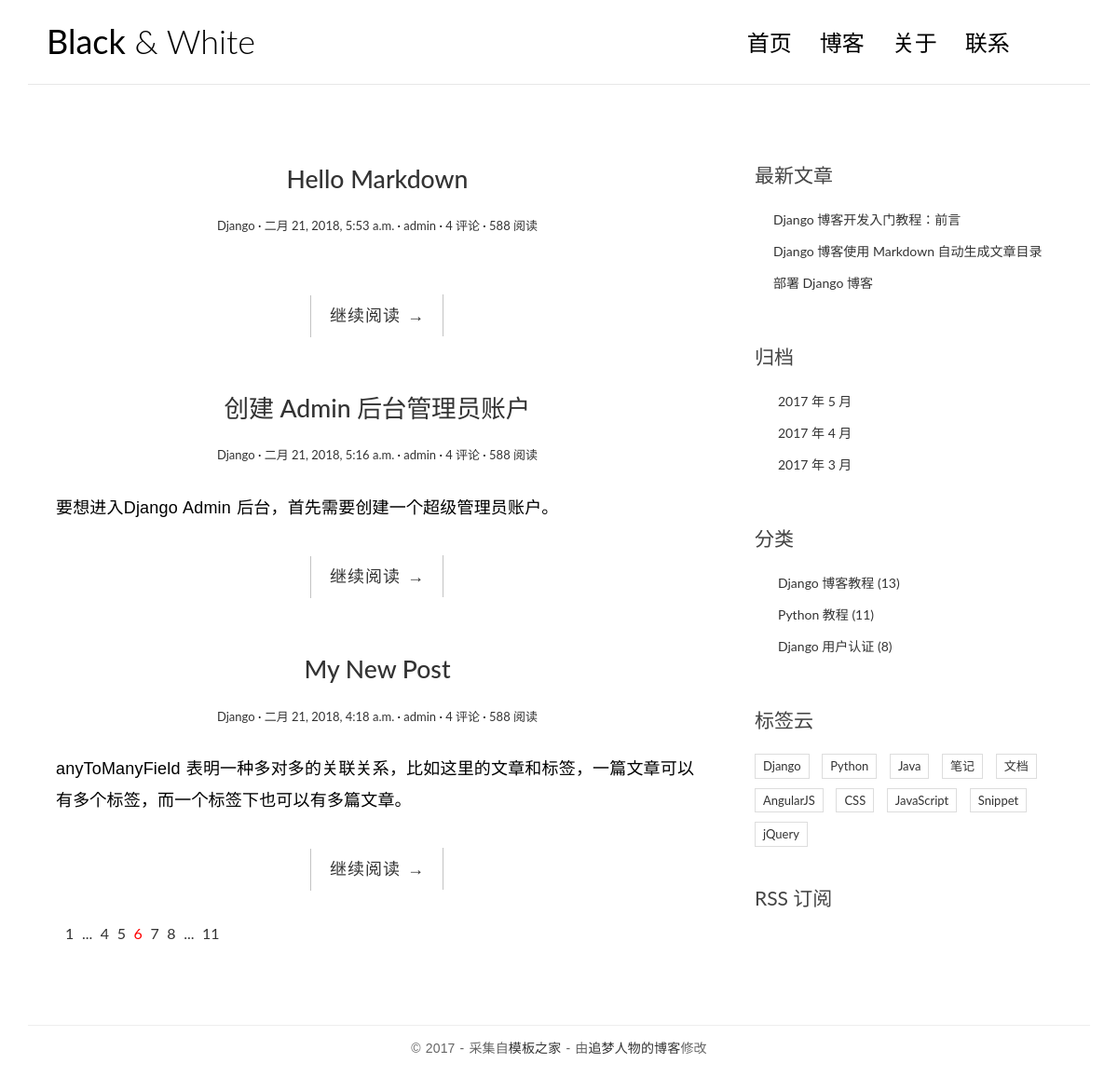
The page / on the database its author committed.
### blog/models.py (models this page shows, shortened)
class Post(models.Model):
    title = models.CharField(max_length=70)
    body = models.TextField(default="")
    created_time = models.DateTimeField(auto_now=True)
    modified_time = models.DateTimeField(auto_now=True)
    excerpt = models.CharField(max_length=200, blank=True)
    category = models.ForeignKey('Category', on_delete=models.CASCADE, null=True)
    tag = models.ManyToManyField('Tag', blank=True)
    author = models.ForeignKey('auth.User', on_delete=models.CASCADE)

class Category(models.Model):
    name = models.CharField(max_length=100)

### blog/views.py (the view)
# urls.py: path('', views.index, name='index'),
def index(request):
    post_list = Post.objects.all().order_by('-created_time')
    return render(request, 'blog/index.html', context={'post_list': post_list})

### templates/blog/index.html
{% extends 'base.html' %}
{% block main %}
    {% for post in post_list %}
        <article class="post post-{{ post.pk }}">
            <header class="entry-header">
                <h1 class="entry-title">
                    <a href="{{ post.get_absolute_url }}">{{ post.title }}</a>
                </h1>
                <div class="entry-meta">
                    <span class="post-category"><a href="#">{{ post.category.name }}</a></span>
                    <span class="post-date"><a href="#"><time class="entry-date"
                                                              datetime="{{ post.created_time }}">{{ post.created_time }}</time></a></span>
                    <span class="post-author"><a href="#">{{ post.author }}</a></span>
                    <span class="comments-link"><a href="#">4 评论</a></span>
                    <span class="views-count"><a href="#">588 阅读</a></span>
                </div>
            </header>
            <div class="entry-content clearfix">
                <p>{{ post.excerpt }}</p>
                <div class="read-more cl-effect-14">
                    <a href="{{ post.get_absolute_url }}" class="more-link">继续阅读 <span class="meta-nav">→</span></a>
                </div>
            </div>
        </article>
    {% empty %}
        <div class="no-post">暂时还没有发布的文章！</div>
    {% endfor %}
    <div class="pagination">
        <ul>
            <li><a href="">1</a></li>
            <li><a href="">...</a></li>
            <li><a href="">4</a></li>
            <li><a href="">5</a></li>
            <li class="current"><a href="">6</a></li>
            <li><a href="">7</a></li>
            <li><a href="">8</a></li>
            <li><a href="">...</a></li>
            <li><a href="">11</a></li>
        </ul>
    </div>
{% endblock main %}

### templates/base.html (shortened to what this page needs)
{% load staticfiles %}
<!DOCTYPE html>
<html>
<head>
    <link rel="stylesheet" href="http://code.ionicframework.com/ionicons/2.0.1/css/ionicons.min.css">
    <link rel="stylesheet" href="{% static 'blog/css/bootstrap.min.css' %}">
    <link rel="stylesheet" href="{% static 'blog/css/pace.css' %}">
    <link rel="stylesheet" href="{% static 'blog/css/custom.css' %}">
    <link rel="stylesheet" href="{% static 'blog/css/highlights/github.css' %}">
</head>
<body>
<div class="container">
    <header id="site-header">
        <div class="row">
            <div class="col-md-4 col-sm-5 col-xs-8">
                <div class="logo">
                    <h1><a href="index.html"><b>Black</b> &amp; White</a></h1>
                </div>
            </div>
            <div class="col-md-8 col-sm-7 col-xs-4">
                <nav class="main-nav" role="navigation">
                    <div class="collapse navbar-collapse" id="bs-example-navbar-collapse-1">
                        <ul class="nav navbar-nav navbar-right">
                            <li class="cl-effect-11"><a href="index.html" data-hover="首页">首页</a></li>
                            <li class="cl-effect-11"><a href="full-width.html" data-hover="博客">博客</a></li>
                            <li class="cl-effect-11"><a href="about.html" data-hover="关于">关于</a></li>
                            <li class="cl-effect-11"><a href="contact.html" data-hover="联系">联系</a></li>
                        </ul>
                    </div>
                </nav>
            </div>
        </div>
    </header>
</div>
<div class="content-body">
    <div class="container">
        <div class="row">
            <main class="col-md-8">
                {% block main %}
                {% endblock main %}
            </main>
            <aside class="col-md-4">
                <div class="widget widget-recent-posts">
                    <h3 class="widget-title">最新文章</h3>
                    <ul>
                        <li>
                            <a href="#">Django 博客开发入门教程：前言</a>
                        </li>
                        <li>
                            <a href="#">Django 博客使用 Markdown 自动生成文章目录</a>
                        </li>
                        <li>
                            <a href="#">部署 Django 博客</a>
                        </li>
                    </ul>
                </div>
                <div class="widget widget-archives">
                    <h3 class="widget-title">归档</h3>
                    <ul>
                        <li>
                            <a href="#">2017 年 5 月</a>
                        </li>
                        <li>
                            <a href="#">2017 年 4 月</a>
                        </li>
                        <li>
                            <a href="#">2017 年 3 月</a>
                        </li>
                    </ul>
                </div>
                <div class="widget widget-category">
                    <h3 class="widget-title">分类</h3>
                    <ul>
                        <li>
                            <a href="#">Django 博客教程 <span class="post-count">(13)</span></a>
                        </li>
                        <li>
                            <a href="#">Python 教程 <span class="post-count">(11)</span></a>
                        </li>
                        <li>
                            <a href="#">Django 用户认证 <span class="post-count">(8)</span></a>
                        </li>
                    </ul>
                </div>
                <div class="widget widget-tag-cloud">
                    <h3 class="widget-title">标签云</h3>
                    <ul>
                        <li>
                            <a href="#">Django</a>
                        </li>
                        <li>
                            <a href="#">Python</a>
                        </li>
                        <li>
                            <a href="#">Java</a>
                        </li>
                        <li>
                            <a href="#">笔记</a>
                        </li>
                        <li>
                            <a href="#">文档</a>
                        </li>
                        <li>
                            <a href="#">AngularJS</a>
                        </li>
                        <li>
                            <a href="#">CSS</a>
                        </li>
                        <li>
                            <a href="#">JavaScript</a>
                        </li>
                        <li>
                            <a href="#">Snippet</a>
                        </li>
                        <li>
                            <a href="#">jQuery</a>
                        </li>
                    </ul>
                </div>
                <div class="rss">
                    <a href=""> RSS 订阅</a>
                </div>
            </aside>
        </div>
    </div>
</div>
<footer id="site-footer">
    <div class="container">
        <div class="row">
            <div class="col-md-12">
                <p class="copyright">&copy 2017 - 采集自<a href="http://www.cssmoban.com/"
                                                        target="_blank" title="模板之家">模板之家</a>
                    - 由<a href="http://zmrenwu.com/" title="网页模板" target="_blank">追梦人物的博客</a>修改
                </p>
            </div>
        </div>
    </div>
</footer>
</body>
</html>

### blog/static/blog/css/custom.css (style rules this page uses)
* { outline: none; }
h1, h2, h3, h4, h5, h6 { margin-top: 0; }
b { font-weight: 400; }
a { color: #333; }
body { color: #444; font-family: 'Lato', sans-serif; }
p { font-family: 'Ubuntu', sans-serif; font-weight: 400; word-spacing: 1px; letter-spacing: 0.01em; }
#site-header { background-color: #FFF; padding: 25px 20px; margin-bottom: 40px; border-bottom: 1px solid #e7e7e7; }
.logo h1 a { color: #000; }
.logo h1 { margin: 0; font-family: 'Lato', sans-serif; font-weight: 300; }
.main-nav { margin-top: 11px; max-width: 95%; }
.main-nav a { color: #000000 !important; padding: 0 0 5px 0 !important; margin-right: 30px; font-family: 'Lato', sans-serif; font-weight: 300; font-size: 24px; }
.cl-effect-11 a { padding: 10px 0; color: #0972b4; text-shadow: none; }
.cl-effect-11 a::before { position: absolute; top: 0; left: 0; overflow: hidden; padding: 0 0 5px 0 !important; max-width: 0; border-bottom: 1px solid #000; color: #000; content: attr(data-hover); white-space: nowrap; -webkit-transition: max-width 0.5s; -moz-transition: max-width 0.5s; transition: max-width 0.5s; }
.content-body { padding-bottom: 4em; }
.post { background: #fff; padding: 30px 30px 0; }
.entry-title { text-align: center; font-size: 1.9em; margin-bottom: 20px; line-height: 1.6; padding: 10px 20px 0; }
.entry-meta { text-align: center; color: #DDDDDD; font-size: 13px; margin-bottom: 30px; }
.entry-content { font-size: 18px; line-height: 1.9; font-weight: 300; color: #000; }
.post-category::after, .post-date::after, .post-author::after, .comments-link::after { content: ' ·'; color: #000; }
.read-more { font-family: 'Ubuntu', sans-serif; font-weight: 400; word-spacing: 1px; letter-spacing: 0.01em; text-align: center; margin-top: 20px; }
.cl-effect-14 a { padding: 0 20px; height: 45px; line-height: 45px; position: relative; display: inline-block; margin: 15px 25px; letter-spacing: 1px; font-weight: 400; text-shadow: 0 0 1px rgba(255, 255, 255, 0.3); }
.cl-effect-14 a::before, .cl-effect-14 a::after { position: absolute; width: 45px; height: 1px; background: #C3C3C3; content: ''; -webkit-transition: all 0.3s; -moz-transition: all 0.3s; transition: all 0.3s; pointer-events: none; }
.cl-effect-14 a::before { top: 0; left: 0; -webkit-transform: rotate(90deg); -moz-transform: rotate(90deg); transform: rotate(90deg); -webkit-transform-origin: 0 0; -moz-transform-origin: 0 0; transform-origin: 0 0; }
.cl-effect-14 a::after { right: 0; bottom: 0; -webkit-transform: rotate(90deg); -moz-transform: rotate(90deg); transform: rotate(90deg); -webkit-transform-origin: 100% 0; -moz-transform-origin: 100% 0; transform-origin: 100% 0; }
.widget { background: #fff; padding: 30px 0 0; }
.widget-title { font-size: 1.5em; margin-bottom: 20px; line-height: 1.6; padding: 10px 0 0; font-weight: 400; }
.widget-recent-posts ul { padding: 0; margin: 0; padding-left: 20px; }
.widget-recent-posts ul li { list-style-type: none; position: relative; line-height: 170%; margin-bottom: 10px; }
.widget-recent-posts ul li::before { content: '\f3d3'; font-family: "Ionicons"; position: absolute; left: -17px; top: 3px; font-size: 16px; color: #000; }
.widget-archives ul { padding: 0; margin: 0; padding-left: 25px; }
.widget-archives ul li { list-style-type: none; position: relative; line-height: 170%; margin-bottom: 10px; }
.widget-archives ul li::before { content: '\f3f3'; font-family: "Ionicons"; position: absolute; left: -25px; top: 1px; font-size: 16px; color: #000; }
.widget-category ul { padding: 0; margin: 0; padding-left: 25px; }
.widget-category ul li { list-style-type: none; position: relative; line-height: 170%; margin-bottom: 10px; }
.widget-category ul li::before { content: '\f3fe'; font-family: "Ionicons"; position: absolute; left: -25px; top: 1px; font-size: 18px; color: #000; }
.widget-tag-cloud ul { padding: 0; margin: 0; margin-right: -10px; }
.widget-tag-cloud ul li { list-style-type: none; font-size: 13px; display: inline-block; margin-right: 10px; margin-bottom: 10px; padding: 3px 8px; border: 1px solid #ddd; }
.rss { font-size: 21px; margin-top: 30px; }
.rss a { color: #444; }
#site-footer { padding-top: 10px; padding: 0 0 1.5em 0; }
.copyright { text-align: center; padding-top: 1em; margin: 0; border-top: 1px solid #eee; color: #666; }
.pagination ul { list-style: none; }
.pagination ul li { display: inline-block; font-size: 16px; margin-right: 5px; }
.current a { color: red; }

### rows shown on the page
Post: title "Hello Markdown", category.name "Django", created_time "二月 21, 2018, 5:53 a.m.", author "admin"
Post: title "创建 Admin 后台管理员账户", category.name "Django", created_time "二月 21, 2018, 5:16 a.m.", author "admin", excerpt "要想进入Django Admin 后台，首先需要创建一个超级管理员账户。"
Post: title "My New Post", category.name "Django", created_time "二月 21, 2018, 4:18 a.m.", author "admin", excerpt "anyToManyField 表明一种多对多的关联关系，比如这里的文章和标签，一篇文章可以有多个标签，而一个标签下也可以有多篇文章。"
